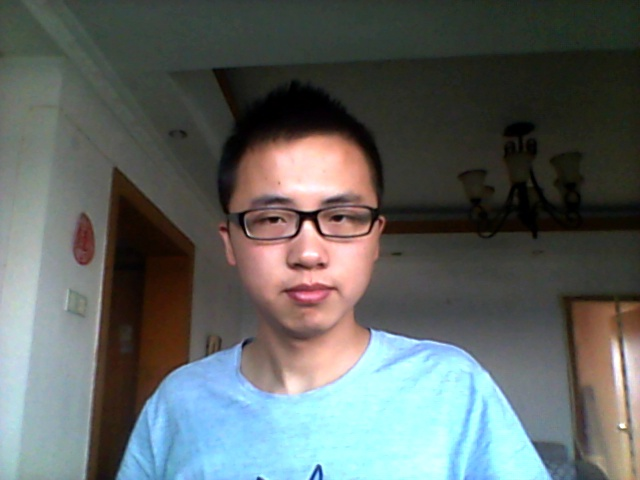
#> input picture makerHello/OpenCV-Face-detection/myface/orgin/1.jpg, 640 x 480 px
$ python fd.py
#> lines starting #> are read from the running program, lines starting #| are printed output that depends on the picture; after the words box and inside, x2 and y2 are one past the last pixel; in counts of white or black regions, pixels touching at a corner belong together
#coding = utf-8
import cv2
import matplotlib.pyplot as plt
import time

def converToRGB(img):
	return cv2.cvtColor(img,cv2.COLOR_BGR2RGB)

test = cv2.imread('myface/orgin/1.jpg')#读取一张图片
#> test is the input picture: shape (480, 640, 3); mean B, G, R 99, 101.1, 95.4


gray_img = cv2.cvtColor(test,cv2.COLOR_BGR2GRAY)
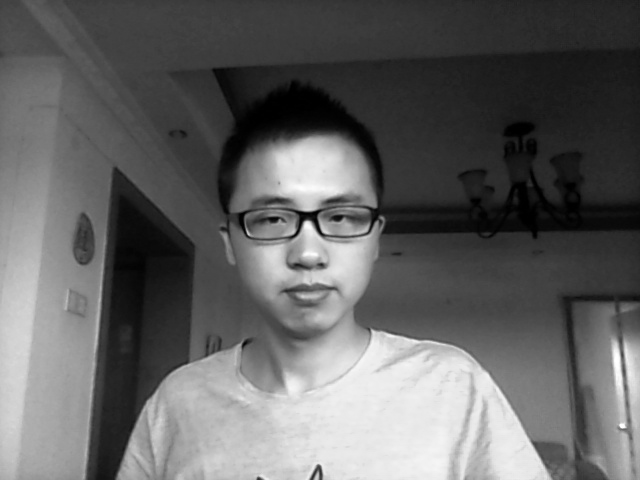
#> gray_img: shape (480, 640); min 0, max 255, mean 99.2
plt.imshow(gray_img,cmap='gray')


haar_face_cascade = cv2.CascadeClassifier('classifier\mallick_cascades-master\haarcascades\haarcascade_frontalface_alt2.xml')  #LEP分类器
# haar_face_cascade = cv2.CascadeClassifier('haarcascade_frontalface_alt.xml') #Harr分类器
# haar_face_cascade = cv2.CascadeClassifier('trainner.xml')  #自己训练的分类器

faces = haar_face_cascade.detectMultiScale(gray_img,scaleFactor=1.1,minNeighbors=7,minSize=(75,75) )
#> faces = [[214, 146, 191, 191]]
print('Face found: ',len(faces))
#| Face found:  1

for (x,y,w,h) in faces:
	cv2.rectangle(test,(x,y),(x+w,y+h),(0,255,0),2)
#> this loop made 1 pass
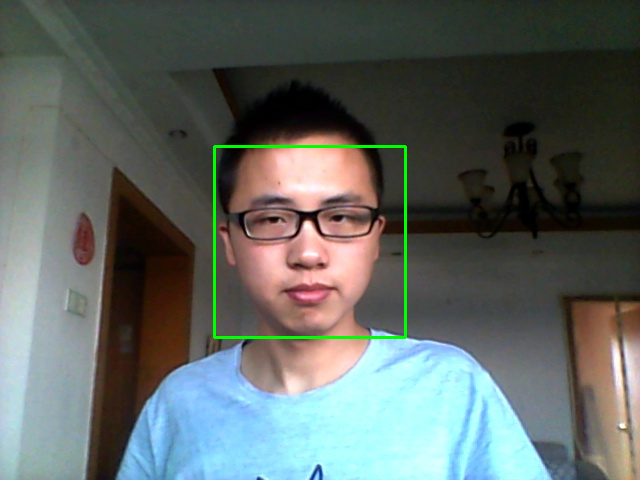
#> test: shape (480, 640, 3); 0.74% of pixels changed, all inside (x1, y1, x2, y2) = (213, 145, 407, 339)
print(faces)
#| [[214 146 191 191]]
plt.imshow(converToRGB(test))

cv2.imshow('test',test)
cv2.waitKey(0)
cv2.destroyAllWindows()
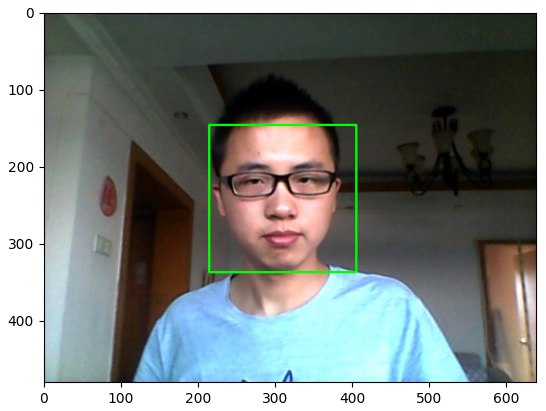
#> figure drawn by matplotlib, 1 panel
